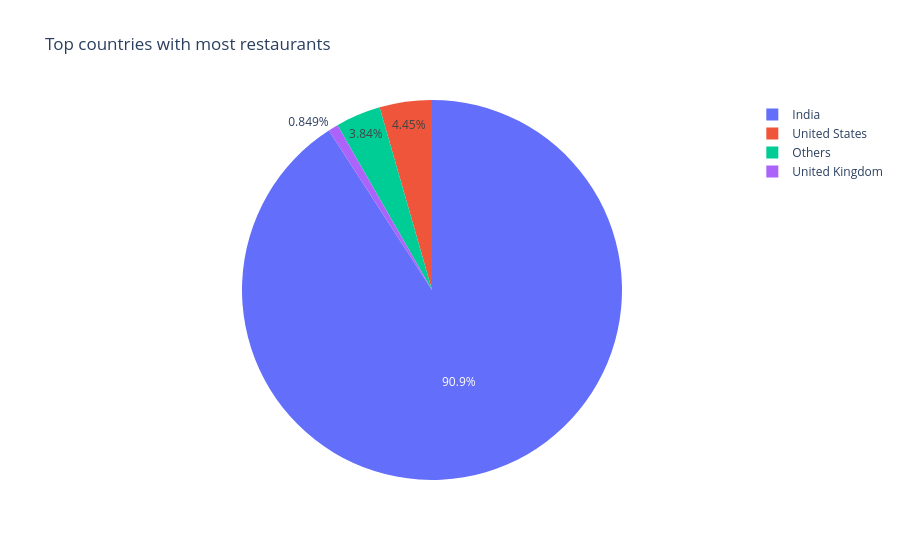

Notebook cell for this chart:
### Code cell
px.pie(top_countries, values=top_countries.values, names=top_countries.index, width=900, title='Top countries with most restaurants')

### Figure 1 — Plotly figure (JSON) as saved in the notebook; plotly's stock layout.template omitted (floating-point values rounded to 4 significant figures)
{"data": [{"domain": {"x": [0, 1], "y": [0, 1]}, "hovertemplate": "country=%{label}<br>value=%{value}<extra></extra>", "labels": ["India", "United States", "United Kingdom", "Others"], "legendgroup": "", "name": "", "showlegend": true, "type": "pie", "values": [8564, 419, 80, 362]}], "layout": {"legend": {"tracegroupgap": 0}, "title": {"text": "Top countries with most restaurants"}, "width": 900}}
